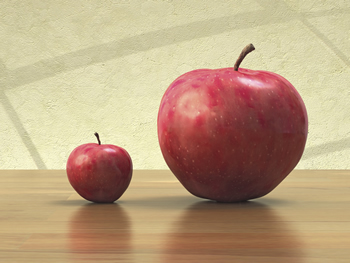
%> input picture image/apple.jpg, 350 x 263 px
$ octave Task2.m   (GNU Octave 9; MATLAB toolbox functions it lacks are replaced by stand-ins)
%> lines starting %> are read from the running program, lines starting %| are printed output that depends on the picture; in (x1, y1, x2, y2) boxes, pixels count from 0 and x2, y2 are one past the last pixel; in counts of white or black regions, pixels touching at a corner belong together; the program's own positions count from 1
img_source = double(imread('image/apple.jpg'));
img_target = double(imread('image/heart.jpg'));
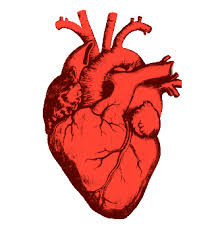
%> input picture image/heart.jpg, 220 x 229 px

img_target = imresize(img_target,0.3);
%> img_target: size 69x66x3 double
img_target = img_target(:,:,1);
%> img_target: size 69x66 double
img_source = img_source(:,:,1);
%> img_source: size 263x350 double


%% freedom cropping
% figure;title('target Image'),imshow(img_target/255);
% [mask_target, target_col, target_row ]= roipoly(img_target/255);
% line(target_col,target_row);
% figure;title('point a position to paste target image'),imshow(img_source/255);
% [offset_col, offset_row] = ginput(1);

%% fixed cropping
target_col = [1, 1, 65, 65];
target_row = [1, 67, 67, 1];
offset_col = 200;
offset_row = 100;

%% cropping mask from image in terms of the input
offset = [abs(target_col(1)-offset_col), abs(target_row(1) -offset_row)];
target_col = int16(target_col);
target_row = int16(target_row);
source_col = (target_col)+int16(offset(1));
source_row = (target_row)+int16(offset(2));
imshow(img_source/255),title('point a position to paste target image');
line(source_col,source_row);
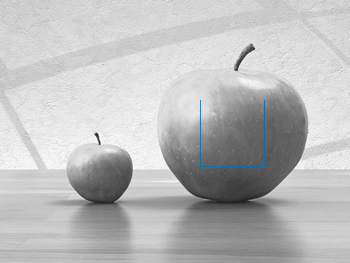
%> figure redrawn from the program's plot data; its title reads 'point a position to paste target image'

mask_target = roipoly(img_target/255,target_col,target_row);
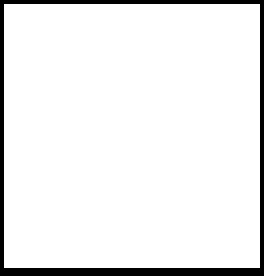
%> mask_target: size 69x66 logical (shown 4 times larger); 92.8% white; 1 black region, box (x1, y1, x2, y2) and area: (0, 0, 66, 69) 330
mask_source = roipoly(img_source/255,source_col,source_row);
%> mask_source: size 263x350 logical; 4.6% white; 1 white region, box (x1, y1, x2, y2) and area: (200, 100, 264, 166) 4224

maskSource_value = img_source .* mask_source;
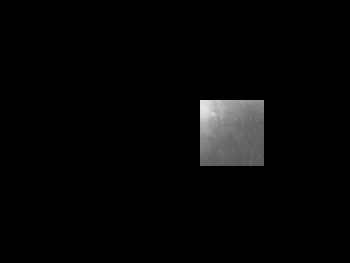
%> maskSource_value: size 263x350 double; min 0, max 227, mean 5.8
maskTarget_value = img_target .* mask_target;
indexOfBorder_target = cell2mat(bwboundaries(maskTarget_value));
%> indexOfBorder_target = 257 rows, first 12: [2 2; 2 3; 2 4; 2 5; 2 6; 2 7; 2 8; 2 9; 2 10; 2 11; 2 12; 2 13]
% crop the border from mask to get a smaller mask
small_targetMask = mask_target;
for n =1:size(indexOfBorder_target,1)
    small_targetMask(indexOfBorder_target(n,1), indexOfBorder_target(n,2)) = 0;
end
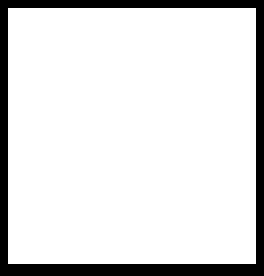
%> small_targetMask: size 69x66 logical (shown 4 times larger); 87.1% white; 1 black region, box (x1, y1, x2, y2) and area: (0, 0, 66, 69) 586
smallTargetMask_value = img_target .* small_targetMask;
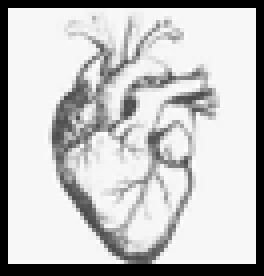
%> smallTargetMask_value: size 69x66 double (shown 4 times larger); min 0, max 262.5, mean 200.3; drawn with min black and max white
indexOfSmallTargetMask = find(smallTargetMask_value);
%> indexOfSmallTargetMask = 3968 values from 141 to 4413
% order all the non-zero pixel in the smaller mask
smallTargetMask_order = zeros(size(smallTargetMask_value));
for n =1:size(indexOfSmallTargetMask);
    smallTargetMask_order(indexOfSmallTargetMask(n)) = n;
end
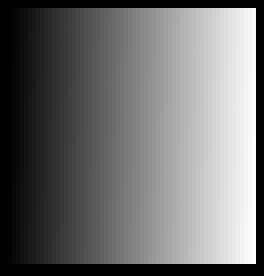
%> smallTargetMask_order: size 69x66 double (shown 4 times larger); min 0, max 3968, mean 1729.1; drawn with min black and max white
% create a laplacian operator A based on the smaller mask
%> (the run ends here)
